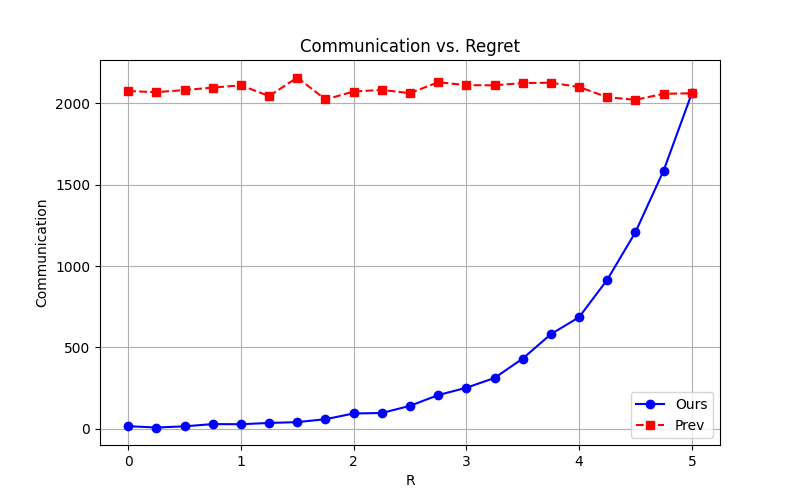

Write the Python code that produced this figure.
import json
import csv
import random
import numpy as np
import matplotlib.pyplot as plt

random.seed(42)  # Set seed for reproducibility

# Load the JSON file
with open("meta-test-dataset.json", "r") as file:
    data = json.load(file)

counts = set()

csv_data = list()

for model in data.keys():
    j = 0
    model_stats = list()
    for sub in data[model].keys():
        if j < 2:
            model_stats.append([data[model][sub]['y'][i][0] for i in range(200)])
            j += 1
    csv_data.append(model_stats)

data = csv_data

n = len(data)
s = len(data[0])
T = len(data[0][0])
p = 1
Rs = [0.25*i for i in range(21)]
log_factor = 10*np.log(n)/np.log(2)
min_value = min(min(min(loss) for loss in row) for row in data)
max_value = max(max(max(loss) for loss in row) for row in data)

def sample_index_np(e_probs):
    """Sample an index from e_probs with probability proportional to its values using NumPy."""
    return np.random.choice(len(e_probs), p=np.array(e_probs) / sum(e_probs))


thresh_factor = 1
lambda_param = 1  # Rate parameter
all_our_bits = []
all_prev_bits = []

for R in Rs:
    prob = T**(0.2*R-1)
    threshold = s**(1/p)/thresh_factor
    our_bits = 0
    prev_bits = 0
    for t in range(T):
        for i in range(n):
            for j in range(s):
                exp_list = [random.expovariate(lambda_param) for _ in range(n)]
                if(data[i][j][t]/(exp_list[i]**(1/p)) > threshold):
                    prev_bits += 1
                    if random.random() < prob:
                        our_bits += 1
    all_our_bits.append(our_bits)
    all_prev_bits.append(prev_bits)
    
# Create the plot
plt.figure(figsize=(8, 5))  # Set figure size

# Plot each loss list using ps as the x-axis
plt.plot(Rs, all_our_bits, marker='o', linestyle='-', label="Ours", color='blue')
plt.plot(Rs, all_prev_bits, marker='s', linestyle='--', label="Prev", color='red')

# Add labels and title
plt.xlabel("R")  # Label for x-axis
plt.ylabel("Communication")  # Label for y-axis
plt.title("Communication vs. Regret")  # Title

# Add legend and grid
plt.legend()
plt.grid(True)

# Show the plot
plt.show()
